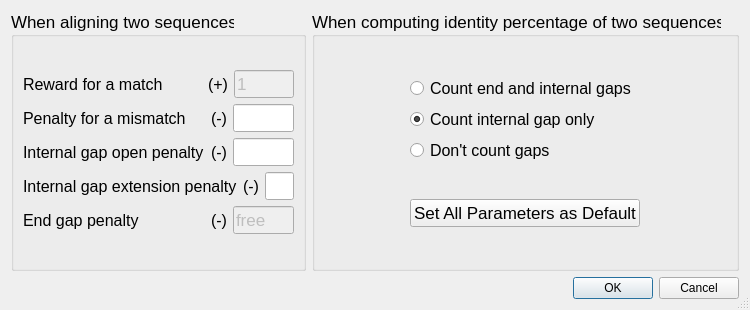
<?xml version="1.0" encoding="UTF-8"?>
<ui version="4.0">
 <class>SeqAlignSettingDlg</class>
 <widget class="QDialog" name="SeqAlignSettingDlg">
  <property name="geometry">
   <rect>
    <x>0</x>
    <y>0</y>
    <width>750</width>
    <height>310</height>
   </rect>
  </property>
  <property name="sizePolicy">
   <sizepolicy hsizetype="Fixed" vsizetype="Fixed">
    <horstretch>0</horstretch>
    <verstretch>0</verstretch>
   </sizepolicy>
  </property>
  <property name="minimumSize">
   <size>
    <width>750</width>
    <height>310</height>
   </size>
  </property>
  <property name="maximumSize">
   <size>
    <width>800</width>
    <height>310</height>
   </size>
  </property>
  <property name="windowTitle">
   <string>Sequence Alignment Settings for Pairwise Identity Analysis</string>
  </property>
  <property name="sizeGripEnabled">
   <bool>true</bool>
  </property>
  <property name="modal">
   <bool>false</bool>
  </property>
  <layout class="QGridLayout" name="gridLayout_2">
   <item row="0" column="0">
    <layout class="QHBoxLayout" name="horizontalLayout_6" stretch="5,6">
     <item>
      <layout class="QGridLayout" name="gridLayout_3">
       <item row="0" column="0">
        <widget class="QGroupBox" name="groupBox">
         <property name="font">
          <font>
           <pointsize>13</pointsize>
          </font>
         </property>
         <property name="title">
          <string>When aligning two sequences</string>
         </property>
         <layout class="QGridLayout" name="gridLayout_4">
          <item row="0" column="0">
           <layout class="QVBoxLayout" name="verticalLayout">
            <item>
             <layout class="QHBoxLayout" name="horizontalLayout" stretch="3,0,1">
              <item>
               <widget class="QLabel" name="label">
                <property name="font">
                 <font>
                  <pointsize>12</pointsize>
                 </font>
                </property>
                <property name="text">
                 <string>Reward for a match</string>
                </property>
               </widget>
              </item>
              <item>
               <widget class="QLabel" name="label_6">
                <property name="font">
                 <font>
                  <pointsize>12</pointsize>
                 </font>
                </property>
                <property name="text">
                 <string>(+)</string>
                </property>
               </widget>
              </item>
              <item>
               <widget class="QLineEdit" name="lineEdit">
                <property name="enabled">
                 <bool>false</bool>
                </property>
                <property name="text">
                 <string>1</string>
                </property>
               </widget>
              </item>
             </layout>
            </item>
            <item>
             <layout class="QHBoxLayout" name="horizontalLayout_2" stretch="3,0,1">
              <item>
               <widget class="QLabel" name="label_2">
                <property name="font">
                 <font>
                  <pointsize>12</pointsize>
                 </font>
                </property>
                <property name="text">
                 <string>Penalty for a mismatch</string>
                </property>
               </widget>
              </item>
              <item>
               <widget class="QLabel" name="label_7">
                <property name="font">
                 <font>
                  <pointsize>12</pointsize>
                 </font>
                </property>
                <property name="text">
                 <string>(-)</string>
                </property>
               </widget>
              </item>
              <item>
               <widget class="QLineEdit" name="lineEdit_mismatch">
                <property name="text">
                 <string/>
                </property>
               </widget>
              </item>
             </layout>
            </item>
            <item>
             <layout class="QHBoxLayout" name="horizontalLayout_3" stretch="3,0,1">
              <item>
               <widget class="QLabel" name="label_3">
                <property name="font">
                 <font>
                  <pointsize>12</pointsize>
                 </font>
                </property>
                <property name="text">
                 <string>Internal gap open penalty</string>
                </property>
               </widget>
              </item>
              <item>
               <widget class="QLabel" name="label_8">
                <property name="font">
                 <font>
                  <pointsize>12</pointsize>
                 </font>
                </property>
                <property name="text">
                 <string>(-)</string>
                </property>
               </widget>
              </item>
              <item>
               <widget class="QLineEdit" name="lineEdit_openGap">
                <property name="text">
                 <string/>
                </property>
               </widget>
              </item>
             </layout>
            </item>
            <item>
             <layout class="QHBoxLayout" name="horizontalLayout_4" stretch="3,0,1">
              <item>
               <widget class="QLabel" name="label_4">
                <property name="font">
                 <font>
                  <pointsize>12</pointsize>
                 </font>
                </property>
                <property name="text">
                 <string>Internal gap extension penalty</string>
                </property>
               </widget>
              </item>
              <item>
               <widget class="QLabel" name="label_9">
                <property name="font">
                 <font>
                  <pointsize>12</pointsize>
                 </font>
                </property>
                <property name="text">
                 <string>(-)</string>
                </property>
               </widget>
              </item>
              <item>
               <widget class="QLineEdit" name="lineEdit_extenGap">
                <property name="text">
                 <string/>
                </property>
               </widget>
              </item>
             </layout>
            </item>
            <item>
             <layout class="QHBoxLayout" name="horizontalLayout_5" stretch="3,0,1">
              <item>
               <widget class="QLabel" name="label_5">
                <property name="font">
                 <font>
                  <pointsize>12</pointsize>
                 </font>
                </property>
                <property name="text">
                 <string>End gap penalty</string>
                </property>
               </widget>
              </item>
              <item>
               <widget class="QLabel" name="label_10">
                <property name="font">
                 <font>
                  <pointsize>12</pointsize>
                 </font>
                </property>
                <property name="text">
                 <string>(-)</string>
                </property>
               </widget>
              </item>
              <item>
               <widget class="QLineEdit" name="lineEdit_5">
                <property name="enabled">
                 <bool>false</bool>
                </property>
                <property name="text">
                 <string>free</string>
                </property>
               </widget>
              </item>
             </layout>
            </item>
           </layout>
          </item>
         </layout>
        </widget>
       </item>
      </layout>
     </item>
     <item>
      <layout class="QVBoxLayout" name="verticalLayout_3">
       <item>
        <widget class="QGroupBox" name="groupBox_2">
         <property name="font">
          <font>
           <pointsize>13</pointsize>
          </font>
         </property>
         <property name="title">
          <string>When computing identity percentage of two sequences</string>
         </property>
         <layout class="QGridLayout" name="gridLayout">
          <item row="0" column="0">
           <layout class="QVBoxLayout" name="verticalLayout_2">
            <property name="spacing">
             <number>-1</number>
            </property>
            <property name="leftMargin">
             <number>0</number>
            </property>
            <item>
             <widget class="QRadioButton" name="radioButton_countBoth">
              <property name="font">
               <font>
                <pointsize>12</pointsize>
               </font>
              </property>
              <property name="text">
               <string>Count end and internal gaps</string>
              </property>
              <attribute name="buttonGroup">
               <string notr="true">buttonGroup</string>
              </attribute>
             </widget>
            </item>
            <item>
             <widget class="QRadioButton" name="radioButton_countInternal">
              <property name="font">
               <font>
                <pointsize>12</pointsize>
               </font>
              </property>
              <property name="text">
               <string>Count internal gap only</string>
              </property>
              <property name="checked">
               <bool>true</bool>
              </property>
              <attribute name="buttonGroup">
               <string notr="true">buttonGroup</string>
              </attribute>
             </widget>
            </item>
            <item>
             <widget class="QRadioButton" name="radioButton_countNon">
              <property name="font">
               <font>
                <pointsize>12</pointsize>
               </font>
              </property>
              <property name="text">
               <string>Don't count gaps</string>
              </property>
              <attribute name="buttonGroup">
               <string notr="true">buttonGroup</string>
              </attribute>
             </widget>
            </item>
           </layout>
          </item>
          <item row="1" column="0">
           <widget class="QPushButton" name="pushButton">
            <property name="sizePolicy">
             <sizepolicy hsizetype="Fixed" vsizetype="Fixed">
              <horstretch>0</horstretch>
              <verstretch>0</verstretch>
             </sizepolicy>
            </property>
            <property name="text">
             <string>Set All Parameters as Default</string>
            </property>
           </widget>
          </item>
         </layout>
        </widget>
       </item>
      </layout>
     </item>
    </layout>
   </item>
   <item row="1" column="0">
    <widget class="QDialogButtonBox" name="buttonBox">
     <property name="orientation">
      <enum>Qt::Horizontal</enum>
     </property>
     <property name="standardButtons">
      <set>QDialogButtonBox::Cancel|QDialogButtonBox::Ok</set>
     </property>
    </widget>
   </item>
  </layout>
 </widget>
 <resources/>
 <connections>
  <connection>
   <sender>buttonBox</sender>
   <signal>accepted()</signal>
   <receiver>SeqAlignSettingDlg</receiver>
   <slot>accept()</slot>
   <hints>
    <hint type="sourcelabel">
     <x>528</x>
     <y>284</y>
    </hint>
    <hint type="destinationlabel">
     <x>157</x>
     <y>274</y>
    </hint>
   </hints>
  </connection>
  <connection>
   <sender>buttonBox</sender>
   <signal>rejected()</signal>
   <receiver>SeqAlignSettingDlg</receiver>
   <slot>reject()</slot>
   <hints>
    <hint type="sourcelabel">
     <x>596</x>
     <y>290</y>
    </hint>
    <hint type="destinationlabel">
     <x>286</x>
     <y>274</y>
    </hint>
   </hints>
  </connection>
  <connection>
   <sender>pushButton</sender>
   <signal>clicked()</signal>
   <receiver>SeqAlignSettingDlg</receiver>
   <slot>reset()</slot>
   <hints>
    <hint type="sourcelabel">
     <x>669</x>
     <y>155</y>
    </hint>
    <hint type="destinationlabel">
     <x>794</x>
     <y>179</y>
    </hint>
   </hints>
  </connection>
 </connections>
 <slots>
  <slot>reset()</slot>
 </slots>
 <buttongroups>
  <buttongroup name="buttonGroup"/>
 </buttongroups>
</ui>
